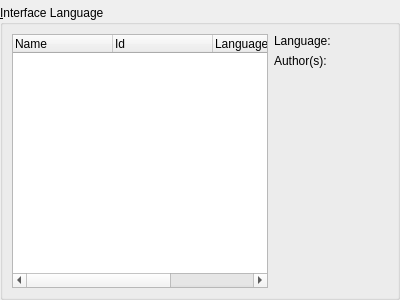
<ui version="4.0" >
 <comment>
 VBox frontends: Qt4 GUI ("VirtualBox"):

 Copyright (C) 2008 Sun Microsystems, Inc.

 This file is part of VirtualBox Open Source Edition (OSE), as
 available from http://www.virtualbox.org. This file is free software;
 you can redistribute it and/or modify it under the terms of the GNU
 General Public License (GPL) as published by the Free Software
 Foundation, in version 2 as it comes in the "COPYING" file of the
 VirtualBox OSE distribution. VirtualBox OSE is distributed in the
 hope that it will be useful, but WITHOUT ANY WARRANTY of any kind.

 Please contact Sun Microsystems, Inc., 4150 Network Circle, Santa
 Clara, CA 95054 USA or visit http://www.sun.com if you need
 additional information or have any questions.
 </comment>
 <class>VBoxGlobalSettingsLanguage</class>
 <widget class="QWidget" name="VBoxGlobalSettingsLanguage" >
  <property name="geometry" >
   <rect>
    <x>0</x>
    <y>0</y>
    <width>400</width>
    <height>300</height>
   </rect>
  </property>
  <layout class="QVBoxLayout" >
   <property name="leftMargin" >
    <number>0</number>
   </property>
   <property name="topMargin" >
    <number>5</number>
   </property>
   <property name="rightMargin" >
    <number>0</number>
   </property>
   <property name="bottomMargin" >
    <number>0</number>
   </property>
   <item>
    <widget class="QGroupBox" name="mGbLanguage" >
     <property name="title" >
      <string>&amp;Interface Language</string>
     </property>
     <layout class="QHBoxLayout" >
      <item>
       <widget class="QITreeWidget" name="mTwLanguage" >
        <property name="sizePolicy" >
         <sizepolicy vsizetype="Expanding" hsizetype="Fixed" >
          <horstretch>0</horstretch>
          <verstretch>0</verstretch>
         </sizepolicy>
        </property>
        <property name="whatsThis" >
         <string>Lists all available user interface languages. The effective language is written in &lt;b>bold&lt;/b>. Select &lt;i>Default&lt;/i> to reset to the system default language.</string>
        </property>
        <property name="rootIsDecorated" >
         <bool>false</bool>
        </property>
        <column>
         <property name="text" >
          <string>Name</string>
         </property>
        </column>
        <column>
         <property name="text" >
          <string>Id</string>
         </property>
        </column>
        <column>
         <property name="text" >
          <string>Language</string>
         </property>
        </column>
        <column>
         <property name="text" >
          <string>Author</string>
         </property>
        </column>
       </widget>
      </item>
      <item>
       <layout class="QVBoxLayout" >
        <item>
         <layout class="QGridLayout" >
          <item row="0" column="0" >
           <widget class="QLabel" name="mLbName" >
            <property name="sizePolicy" >
             <sizepolicy vsizetype="Preferred" hsizetype="Fixed" >
              <horstretch>0</horstretch>
              <verstretch>0</verstretch>
             </sizepolicy>
            </property>
            <property name="text" >
             <string>Language:</string>
            </property>
            <property name="alignment" >
             <set>Qt::AlignLeading|Qt::AlignLeft|Qt::AlignTop</set>
            </property>
           </widget>
          </item>
          <item row="0" column="1" >
           <widget class="QLabel" name="mTxName" >
            <property name="sizePolicy" >
             <sizepolicy vsizetype="Preferred" hsizetype="MinimumExpanding" >
              <horstretch>0</horstretch>
              <verstretch>0</verstretch>
             </sizepolicy>
            </property>
            <property name="alignment" >
             <set>Qt::AlignLeading|Qt::AlignLeft|Qt::AlignTop</set>
            </property>
            <property name="wordWrap" >
             <bool>true</bool>
            </property>
           </widget>
          </item>
          <item row="1" column="0" >
           <widget class="QLabel" name="mLbAuthor" >
            <property name="sizePolicy" >
             <sizepolicy vsizetype="Preferred" hsizetype="Fixed" >
              <horstretch>0</horstretch>
              <verstretch>0</verstretch>
             </sizepolicy>
            </property>
            <property name="text" >
             <string>Author(s):</string>
            </property>
            <property name="alignment" >
             <set>Qt::AlignLeading|Qt::AlignLeft|Qt::AlignTop</set>
            </property>
           </widget>
          </item>
          <item row="1" column="1" >
           <widget class="QLabel" name="mTxAuthor" >
            <property name="sizePolicy" >
             <sizepolicy vsizetype="Preferred" hsizetype="MinimumExpanding" >
              <horstretch>0</horstretch>
              <verstretch>0</verstretch>
             </sizepolicy>
            </property>
            <property name="alignment" >
             <set>Qt::AlignLeading|Qt::AlignLeft|Qt::AlignTop</set>
            </property>
            <property name="wordWrap" >
             <bool>true</bool>
            </property>
           </widget>
          </item>
         </layout>
        </item>
        <item>
         <spacer>
          <property name="orientation" >
           <enum>Qt::Vertical</enum>
          </property>
          <property name="sizeHint" >
           <size>
            <width>20</width>
            <height>0</height>
           </size>
          </property>
         </spacer>
        </item>
       </layout>
      </item>
     </layout>
    </widget>
   </item>
  </layout>
 </widget>
 <customwidgets>
  <customwidget>
   <class>QITreeWidget</class>
   <extends>QTreeWidget</extends>
   <header>QITreeWidget.h</header>
  </customwidget>
 </customwidgets>
 <resources/>
 <connections/>
</ui>
